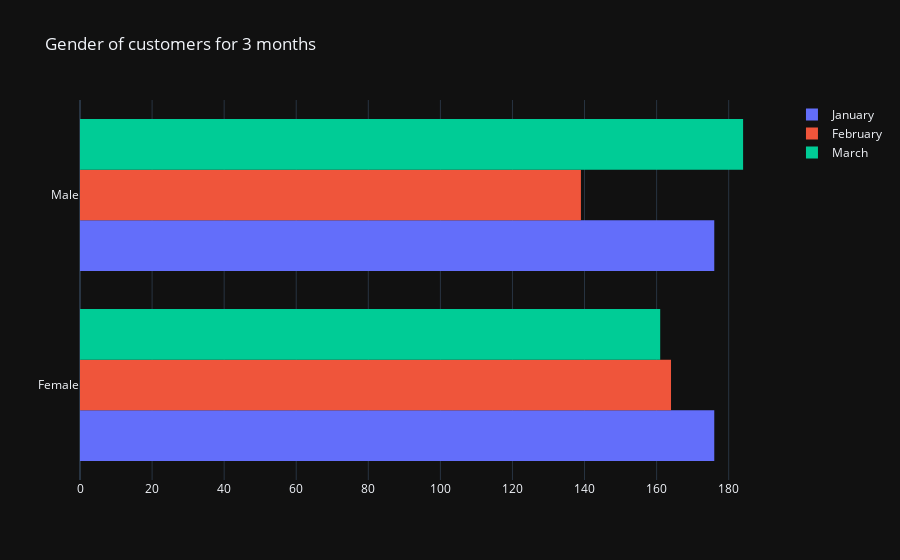

Write notebook code for a chart like this one.
### Code cell
fig = go.Figure()
fig.add_trace(go.Histogram(y=df_month_1['Gender'], name='January'))
fig.add_trace(go.Histogram(y=df_month_2['Gender'], name='February'))
fig.add_trace(go.Histogram(y=df_month_3['Gender'], name="March"))
fig.update_layout(title_text='Gender of customers for 3 months')
fig.show()

### Figure 1 — Plotly figure (JSON) as saved in the notebook; plotly's stock layout.template omitted (floating-point values rounded to 4 significant figures; data arrays with more than 128 entries replaced by an {"elided": "..."} marker saying what was removed)
{"data": [{"name": "January", "y": {"elided": "352 str values"}, "type": "histogram"}, {"name": "February", "y": {"elided": "303 str values"}, "type": "histogram"}, {"name": "March", "y": {"elided": "345 str values"}, "type": "histogram"}], "layout": {"title": {"text": "Gender of customers for 3 months"}}}
